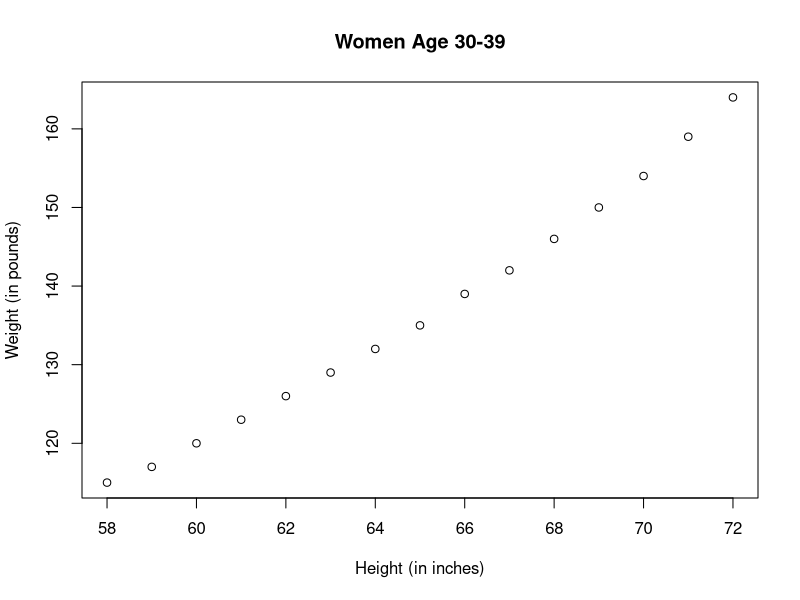
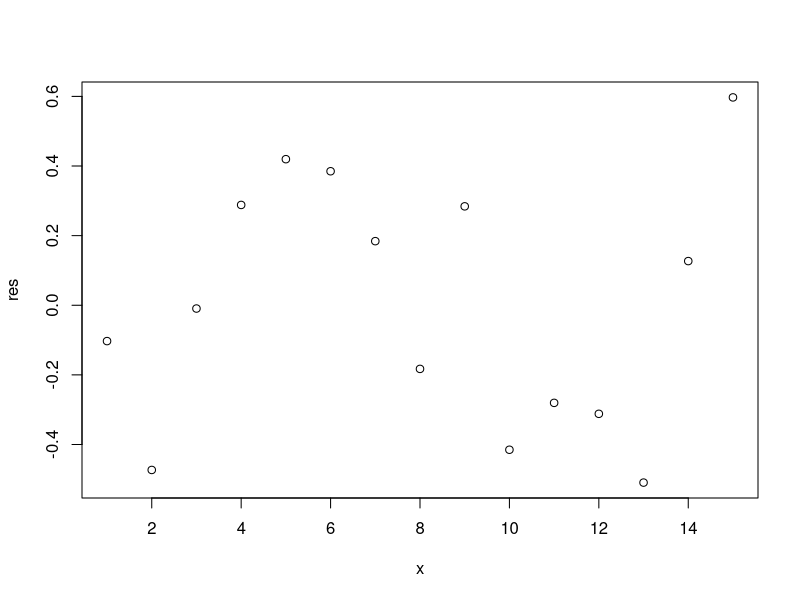

Reproduce these figures in R, in order.
# Part A

fit <- lm(weight ~ height + I(height^2), data = women) # lm is: linear model
summary(fit)

# Part B

# Yes because the p-values are small.

# Part C

plot(women$height, women$weight,
    main = "Women Age 30-39",
    xlab = "Height (in inches)",
    ylab = "Weight (in pounds)"
) # x-axis is height, y is weight
res <- residuals(fit) # shows difference between y-i and y-hat
x <- c(1:15)
z <- rep(0, 15)
plot(x, res, type = "p")
lines(women$height, fitted(fit))